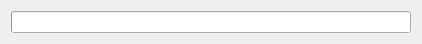
<?xml version="1.0" encoding="UTF-8"?>
<ui version="4.0">
 <class>PerformLogin</class>
 <widget class="QWidget" name="PerformLogin">
  <property name="geometry">
   <rect>
    <x>0</x>
    <y>0</y>
    <width>418</width>
    <height>40</height>
   </rect>
  </property>
  <property name="sizePolicy">
   <sizepolicy hsizetype="Fixed" vsizetype="Preferred">
    <horstretch>0</horstretch>
    <verstretch>0</verstretch>
   </sizepolicy>
  </property>
  <property name="windowTitle">
   <string>Logging in to Twitch ...</string>
  </property>
  <layout class="QVBoxLayout" name="layout">
   <property name="sizeConstraint">
    <enum>QLayout::SetFixedSize</enum>
   </property>
   <item>
    <widget class="QProgressBar" name="prgStep">
     <property name="sizePolicy">
      <sizepolicy hsizetype="MinimumExpanding" vsizetype="Fixed">
       <horstretch>0</horstretch>
       <verstretch>0</verstretch>
      </sizepolicy>
     </property>
     <property name="minimumSize">
      <size>
       <width>400</width>
       <height>0</height>
      </size>
     </property>
     <property name="format">
      <string notr="true"/>
     </property>
    </widget>
   </item>
  </layout>
 </widget>
 <resources/>
 <connections/>
</ui>
